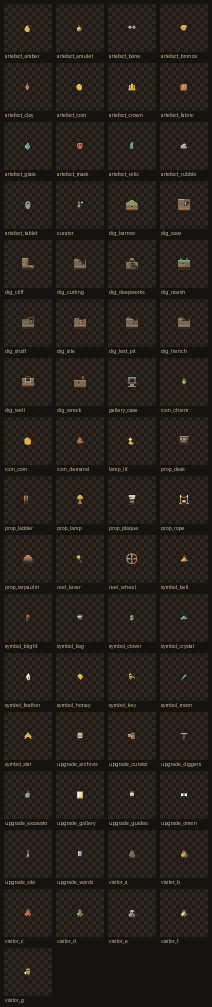
#> input picture art/contact_sheet_native.png, 424 x 2014 px, given as the content of the folder assets/sprites, which was not available (shown at 1/2 size)
$ python contact_sheet.py --in assets/sprites --out art/contact_sheet.png
#> lines starting #> are read from the running program, lines starting #| are printed output that depends on the picture
#!/usr/bin/env python3
"""Build a labelled contact sheet from the generated sprites.

Visual QA needs to see the sprites TOGETHER, not one at a time: sprites are
judged as a set, and the set is where palette drift shows up. One sheet also
costs one image in the model's context instead of eight.

The sheet is also where the "does this read as deliberate pixel art" question
gets answered honestly. Two sizes matter, and neither is the default:

  --scale 6  (default) zoomed inspection, for reading the pixels
  --scale 1  native size, for judging what the player actually sees

At the default the sprites are blown up 5x (18px) or 3x (26px) to fill the
cell, which is good for spotting single-pixel errors but hides the real
question: does the shape still read at 18x18? Run --scale 1 for that, and
trust it over the zoomed version when the two disagree.

Usage:
    python3 ai/contact_sheet.py
    python3 ai/contact_sheet.py --in assets/sprites --out art/contact_sheet.png
    python3 ai/contact_sheet.py --in assets/sprites --out art/native.png --scale 1

A bare invocation reads the GENERATED sprites (assets/sprites, the staging
directory ai/regen_sprites.py writes) and emits BOTH sheets at once:

    art/contact_sheet.png         zoomed, for reading pixels
    art/contact_sheet_native.png  native, for judging what the player sees

Passing --out explicitly writes only that one file, at --scale.

Requires Pillow:  python3 -m venv .venv && .venv/bin/pip install Pillow
"""

import argparse
from pathlib import Path

from PIL import Image, ImageDraw

# The player's palette. Checkerboard shows transparency honestly.
BG = (22, 18, 15)
CELL = 96
PAD = 8
LABEL_H = 14


def checker(size, a=(45, 38, 30), b=(32, 27, 22)):
    w, h = size
    img = Image.new("RGB", size, a)
    d = ImageDraw.Draw(img)
    s = 8
    for y in range(0, h, s):
        for x in range(0, w, s):
            if (x // s + y // s) % 2 == 0:
                d.rectangle([x, y, x + s - 1, y + s - 1], fill=b)
    return img


def build(indir, out, scale):
    files = sorted(Path(indir).glob("*.png"))
    if not files:
        print("no sprites found in %s" % indir)
        return None

    cols = 4
    rows = (len(files) + cols - 1) // cols
    sheet_w = cols * (CELL + PAD) + PAD
    sheet_h = rows * (CELL + LABEL_H + PAD) + PAD

    sheet = Image.new("RGB", (sheet_w, sheet_h), BG)
    draw = ImageDraw.Draw(sheet)

    for i, f in enumerate(files):
        r, c = divmod(i, cols)
        x = PAD + c * (CELL + PAD)
        y = PAD + r * (CELL + LABEL_H + PAD)

        # checkerboard behind, so alpha is visible
        sheet.paste(checker((CELL, CELL)), (x, y))

        try:
            sp = Image.open(f).convert("RGBA")
        except Exception as exc:  # noqa: BLE001
            print("skip %s: %s" % (f.name, exc))
            continue

        # Scale by integer factor so pixels stay hard-edged and square.
        scale = max(1, min(scale,
                           max(1, min(CELL // max(1, sp.width),
                                      CELL // max(1, sp.height)))))
        big = sp.resize((sp.width * scale, sp.height * scale), Image.NEAREST)
        ox = x + (CELL - big.width) // 2
        oy = y + (CELL - big.height) // 2
        sheet.paste(big, (ox, oy), big)

        draw.text((x + 2, y + CELL + 2), f.stem[:16], fill=(200, 180, 150))

    out = Path(out)
    out.parent.mkdir(parents=True, exist_ok=True)
    sheet.save(out)
    print("wrote %s (%dx%d, %d sprites)" % (out, sheet.width, sheet.height, len(files)))
    return out


def main() -> int:
    ap = argparse.ArgumentParser()
    ap.add_argument("--in", dest="indir", default="assets/sprites")
    ap.add_argument("--out", default=None,
                    help="write only this file (at --scale) instead of both sheets")
    ap.add_argument("--scale", type=int, default=6)
    ap.add_argument("--native-out", default="art/contact_sheet_native.png")
    args = ap.parse_args()

    if args.out:
        if build(args.indir, args.out, args.scale) is None:
#> in build, `sheet = Image.new("RGB", (sheet_w, sheet_h), BG)`:
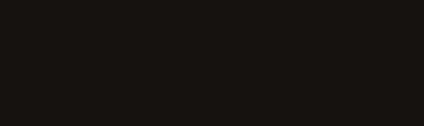
#> sheet: PIL image 424x126 RGB; mean R, G, B 22, 18, 15
#> in checker, `img = Image.new("RGB", size, a)`:
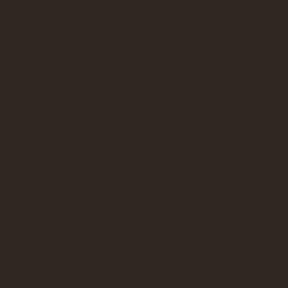
#> img: PIL image 96x96 RGB (shown 3 times larger); mean R, G, B 45, 38, 30
#> in build, `sheet.paste(checker((CELL, CELL)), (x, y))`:
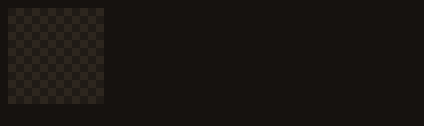
#> sheet: PIL image 424x126 RGB; mean R, G, B 24.8, 20.5, 16.9
#> in build, `sheet.paste(big, (ox, oy), big)`:
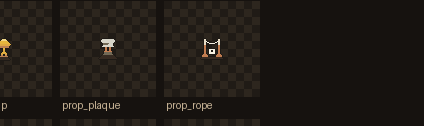
#> sheet: PIL image 424x126 RGB; mean R, G, B 31.8, 26.6, 21.6
#> in build, `sheet.save(out)`:
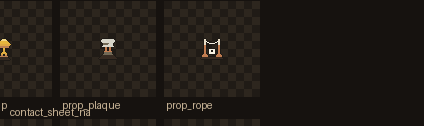
#> saved as contact_sheet.png: PIL image 424x126 RGB; mean R, G, B 32.4, 27.1, 22
#| wrote art/contact_sheet.png (424x126, 1 sprites)
            return 1
        return 0

    # Bare invocation: both sheets, zoomed and native.
    zoomed = build(args.indir, "art/contact_sheet.png", args.scale)
    native = build(args.indir, args.native_out, 1)
    return 0 if zoomed and native else 1


if __name__ == "__main__":
    raise SystemExit(main())
#> (the program exits here)
